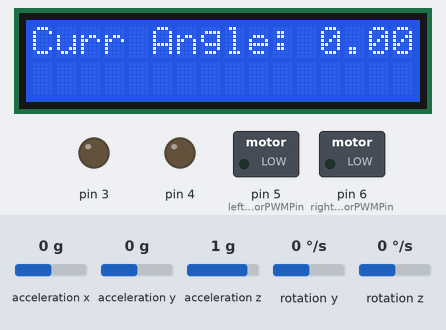
The sketch below on a simulated Arduino Uno, built with avr-gcc and run on an emulated ATmega328P. Parts: 16×2 character LCD, switched loads named in the sketch (green lamp = pin HIGH), output pins drawn as LEDs (lit = HIGH). Wiring (inferred from the names in the program): MPU-6050 motion sensor at I2C address 0x68. The test bench sets the inputs (shaded band); at power-on: rotation y 0 °/s, acceleration x 0 g, acceleration y 0 g, acceleration z 1 g, rotation z 0 °/s. What the sketch prints to the serial monitor is not drawn.

Above: at 1.5 s.
1.6 s: rotation y set to -192 °/s
At 2.06 s:
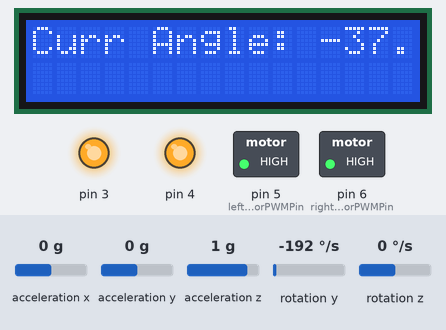
4.3 s: rotation y set to 0 °/s
At 4.3 s:
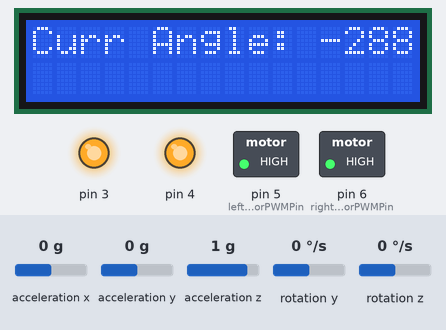
5.8 s: rotation y set to -100 °/s
At 8.13 s:
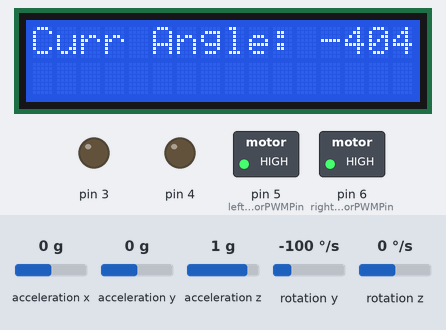
Timing chart, 0 to 9.6 s (numbered marks = the images above; inputs shaded):
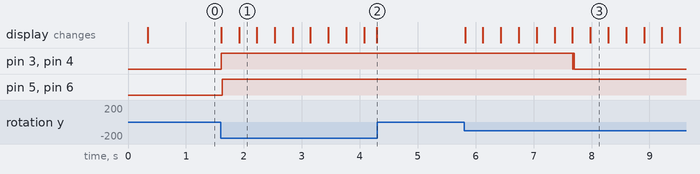

The sketch:

sketch_may26b.ino
```cpp
#include <Wire.h>
#include<SoftwareSerial.h>
#include <LiquidCrystal.h>


// initialize the library by associating any needed LCD interface pin
// with the arduino pin number it is connected to
const char rs = 12, en = 11, d4 = 2, d5 = 7, d6 = 8, d7 = 10;
LiquidCrystal lcd(rs, en, d4, d5, d6, d7);

const int MPU = 0x68; // MPU6050 I2C address
float AccX, AccY, AccZ;
float accAngleX, accAngleY, gyroAngleY;
float AccErrorX, AccErrorY, GyroErrorY,GyroAngleErrorY;
float GyroY;
float KalmanAnglePitch = 0 , KalmanUncertaintyAnglePitch = 2 * 2;
float Kalman1DOutput[] = {0, 0};
float elapsedTime, currentTime, previousTime;
int c = 0;
volatile int motorPower;
volatile float  currentAngle, prevAngle = 0, error, prevError = 0, errorSum = 0;
#define Kp  84
#define Kd  2.943
#define Ki  150
#define sampleTime  0.005
//#define Kp  120
//#define Kd  7
//#define Ki  180
//#define sampleTime  0.005
#define leftMotorPWMPin 5
#define rightMotorPWMPin  6
#define targetAngle 0
volatile byte count = 0;


void kalman_1d(float KalmanState , float KalmanUncertainty , float KalmanInput , float KalmanMeasurement) {
  KalmanState = KalmanState +  0.004 * KalmanInput;
  KalmanUncertainty = KalmanUncertainty + 0.004 * 0.004 * 4 * 4;
  float KalmanGain = KalmanUncertainty * 1 / (1 * KalmanUncertainty + 3 * 3);
  KalmanState = KalmanState +  KalmanGain * ( KalmanMeasurement - KalmanState);
  KalmanUncertainty = (1 - KalmanGain) * KalmanUncertainty;
  Kalman1DOutput[0] = KalmanState;
  Kalman1DOutput[1] = KalmanUncertainty;
}


void setMotors(int MotorSpeed) {
  if (MotorSpeed >= 0) {
    digitalWrite(4, LOW);
    digitalWrite(3, LOW);

    analogWrite(leftMotorPWMPin, MotorSpeed);
    analogWrite(rightMotorPWMPin, MotorSpeed);

  }
  else {
    digitalWrite(3, HIGH);
    digitalWrite(4, HIGH);
    analogWrite(leftMotorPWMPin, MotorSpeed * -1);
    analogWrite(rightMotorPWMPin, MotorSpeed * -1);

  }

}
void init_PID() {
  // initialize Timer1=
  cli();          // disable global interrupts
  TCCR1A = 0;     // set entire TCCR1A register to 0
  TCCR1B = 0;     // same for TCCR1B
  // set compare match register to set sample time 5ms
  OCR1A = 9999;
  // turn on CTC mode
  TCCR1B |= (1 << WGM12);
  // Set CS11 bit for prescaling by 8
  TCCR1B |= (1 << CS11);
  // enable timer compare interrupt
  TIMSK1 |= (1 << OCIE1A);
  sei();          // enable global interrupts
}
void setup() {

  pinMode(2, OUTPUT);
  pinMode(3, OUTPUT);
  pinMode(4, OUTPUT);
  pinMode(5, OUTPUT);
  pinMode(6, OUTPUT);
  pinMode(11, OUTPUT);
  Serial.begin(9600);
  Wire.begin();
  Wire.beginTransmission(MPU);
  Wire.write(0x6B);
  Wire.write(0x00);
  Wire.endTransmission(true);
  LowPassFilter();
  calculate_IMU_error();
  delay(20);
  init_PID();
  lcd.begin(16, 2);
}
void loop() {
  Wire.beginTransmission(MPU);
  Wire.write(0x3B);
  Wire.endTransmission(false);
  Wire.requestFrom(MPU, 6, true);
  AccX = (Wire.read() << 8 | Wire.read()) / 16384.0; // X-axis value
  AccY = (Wire.read() << 8 | Wire.read()) / 16384.0; // Y-axis value
  AccZ = (Wire.read() << 8 | Wire.read()) / 16384.0; // Z-axis value
  previousTime = currentTime;        // Previous time is stored before the actual time read
  currentTime = millis();            // Current time actual time read
  elapsedTime = (currentTime - previousTime) / 1000; // Divide by 1000 to get seconds
  Wire.beginTransmission(MPU);
  Wire.write(0x45); // Gyro data first register address 0x43
  Wire.endTransmission(false);
  Wire.requestFrom(MPU, 6, true); // Read 4 registers total, each axis value is stored in 2 registers
  GyroY = (Wire.read() << 8 | Wire.read()) / 131.0;
  GyroY = GyroY - GyroErrorY;
  gyroAngleY = gyroAngleY + GyroY * 0.005;

  accAngleX = (atan(AccZ / AccX) * 180 / PI) - AccErrorX;
  kalman_1d(KalmanAnglePitch, KalmanUncertaintyAnglePitch, GyroY, accAngleX);
  KalmanAnglePitch = Kalman1DOutput[0];
  KalmanUncertaintyAnglePitch = Kalman1DOutput[1];
  motorPower = constrain(motorPower, -255, 255);
  setMotors(motorPower);
  lcd.setCursor(0, 0);
  lcd.print("Curr Angle: ");
  lcd.print(gyroAngleY);

  Serial.println(gyroAngleY);
}
void calculate_IMU_error() {
  while (c < 200) {
    Wire.beginTransmission(MPU);
    Wire.write(0x3B);
    Wire.endTransmission(false);
    Wire.requestFrom(MPU, 6, true);
    AccX = (Wire.read() << 8 | Wire.read()) / 16384.0 ;
    AccY = (Wire.read() << 8 | Wire.read()) / 16384.0 ;
    AccZ = (Wire.read() << 8 | Wire.read()) / 16384.0 ;
    // Sum all readings
    AccErrorX = AccErrorX + (atan(AccZ / AccX) * 180 / PI);
    c++;
  }
  AccErrorX = AccErrorX / 200;
  AccErrorY = AccErrorY / 200;
  while (c < 200) {
    Wire.beginTransmission(MPU);
    Wire.write(0x43);
    Wire.endTransmission(false);
    Wire.requestFrom(MPU, 6, true);
    GyroY = Wire.read() << 8 | Wire.read();
    GyroAngleErrorY = GyroAngleErrorY + GyroY * 0.005;
    GyroErrorY = GyroErrorY + (GyroY / 131.0);
    c++;
  }
  GyroErrorY = GyroErrorY / 200;
}
void LowPassFilter(void) {
  Wire.beginTransmission(MPU);
  Wire.write(0x1A);
  Wire.write(0x06);
  Wire.endTransmission();
}
ISR(TIMER1_COMPA_vect)
{
  // calculate the angle of inclination
  // accAngleX = (atan(AccZ / AccX) * 180 / PI) -AccErrorX;
  //gyroAngleY = gyroAngleY + GyroY * 0.005;
  currentAngle = gyroAngleY;
// if(currentAngle>= 2 || currentAngle<=-2){
//  gyroAngleY = 2;
// }
  error = currentAngle - targetAngle;
  errorSum = errorSum + error;
  errorSum = constrain(errorSum, -20, 20);
  //calculate output from P, I and D values
  motorPower = Kp * (error) + Ki * (errorSum) * sampleTime + Kd * (error - prevError) / sampleTime;
  //  motorPower = constrain(motorPower, -255, 255 );
  prevError = error;


}
```

Measured:
- after the input at 1.6 s, pin 3, pin 4, pin 5 (leftMotorPWMPin), pin 6 (rightMotorPWMPin): LOW → HIGH at once; the display: first changes at once (image 1 shows a later state)
- after the input at 4.3 s, pin 3, pin 4: stays HIGH (without the input it goes to LOW after 0.96 s)
- after the input at 5.8 s, pin 3, pin 4: HIGH → LOW after 1.9 s, → HIGH 0.01 s later, → LOW 0.02 s later; the display: first changes at once (image 3 shows a later state)
